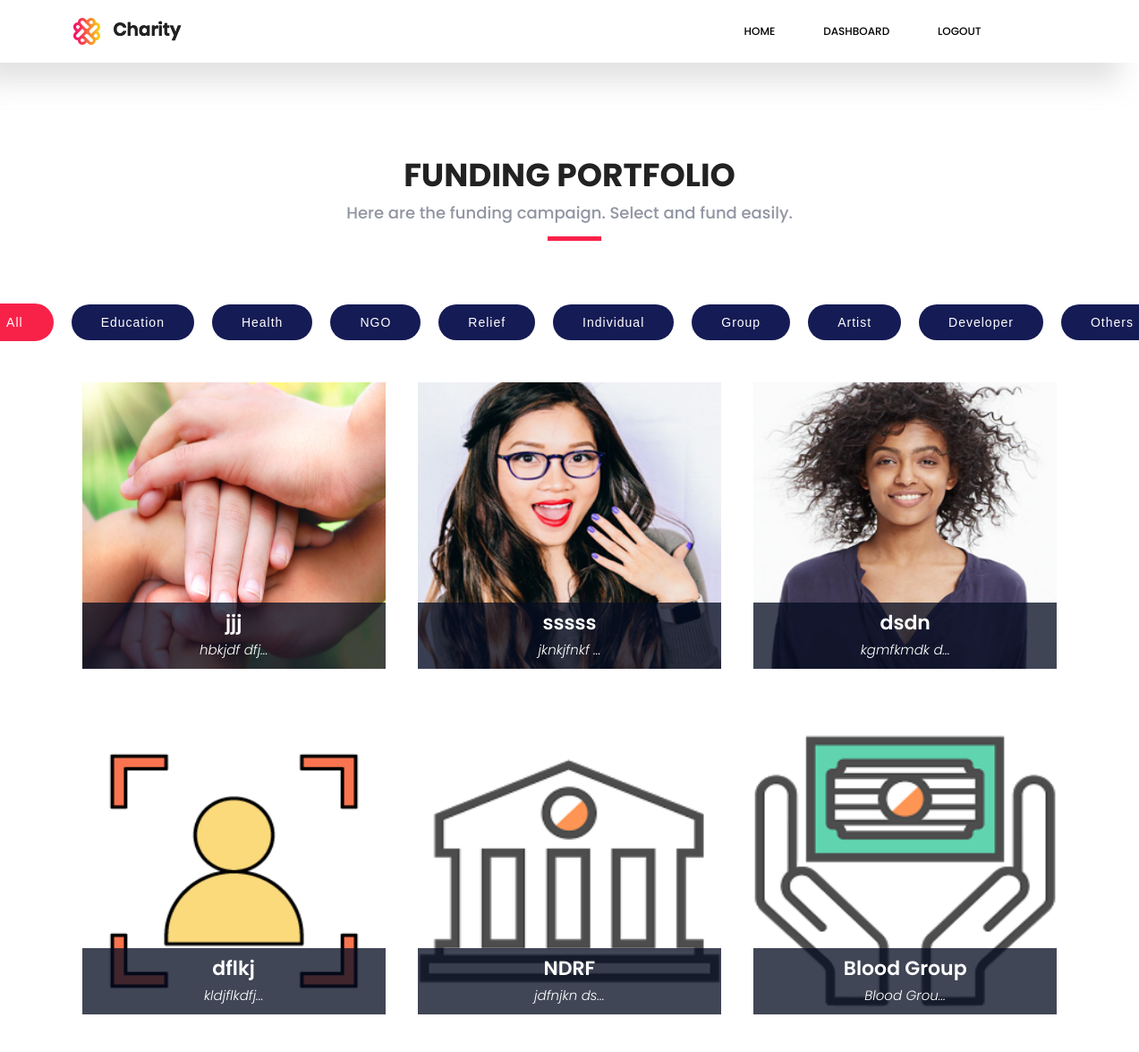
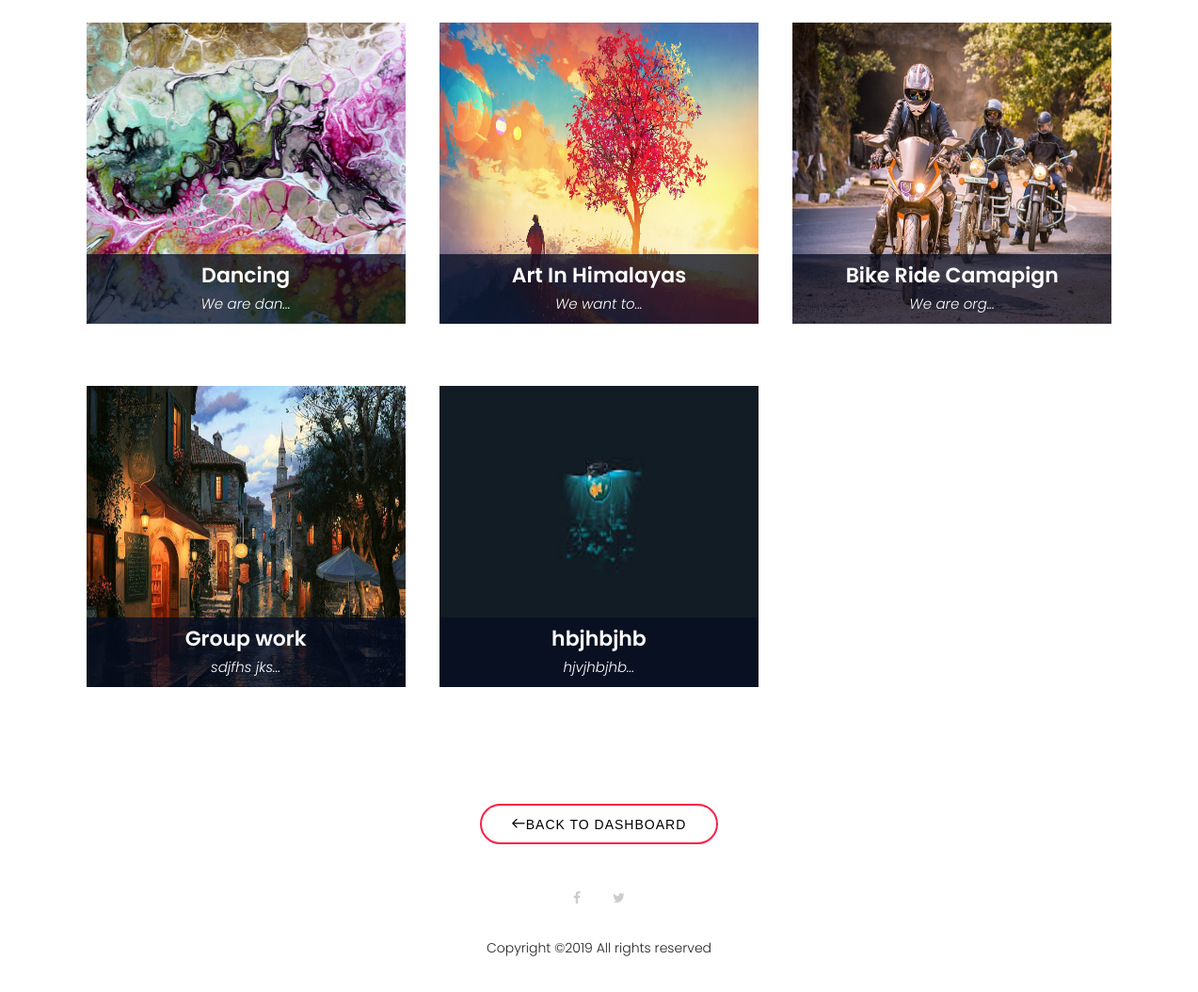
The page /categoryview.php (signed in) on the database its author committed (2 pictures, top to bottom).
### tables this page shows
CREATE TABLE `requestfund` (
  `id` int(11) NOT NULL,
  `username` varchar(233) NOT NULL,
  `cat` varchar(50) NOT NULL,
  `title` varchar(60) NOT NULL,
  `description` varchar(500) NOT NULL,
  `amount` varchar(30) NOT NULL,
  `phone` varchar(20) NOT NULL,
  `amount_credited` int(10) NOT NULL DEFAULT '0',
  `image` longblob NOT NULL
);

### categoryview.php (the view, shortened to what this page needs)
<?php
require('include/db.php');
include("include/auth.php");  ?>
<?php include "include/header.php";   ?>
<?php include "include/navigation.php"; ?>
</head>
<br><br>
<section id="speakers" class="wow fadeInUp">
      <div class="container">
        <div class="section-header">
          <h2>Funding Portfolio</h2>
          <p>Here are the funding campaign. Select and fund easily.</p>
        </div>
<div id="myBtnContainer" style="display: flex;align-items: center;justify-content: center;">
  <button class="btn active"  onclick="filterSelection('all')">All </button>
      <button class="btn" onclick="filterSelection('Education')"> Education</button>
      <button class="btn" onclick="filterSelection('Health')"> Health</button>
      <button class="btn" onclick="filterSelection('NGO')"> NGO</button>
      <button class="btn" onclick="filterSelection('Relief')"> Relief</button>
      <button class="btn" onclick="filterSelection('Individual')"> Individual</button>
      <button class="btn" onclick="filterSelection('Group')"> Group</button>
      <button class="btn" onclick="filterSelection('Artist')"> Artist</button>
      <button class="btn" onclick="filterSelection('Developer')"> Developer</button>
      <button class="btn" onclick="filterSelection('Others')"> Others</button>
</div>
<div class="row">
  <?php
$query= "SELECT * FROM requestfund";
$result= mysqli_query($con,$query);
if( mysqli_num_rows( $result )==0 ){
  echo '<tr><td colspan="4">No Funding Request</td></tr>';
}else{
  while( $row = mysqli_fetch_assoc( $result ) ){
    $name=$row['title'];
    $des=substr($row['description'],0,10);
    $cat=$row['cat'];
    $img=$row['image'];
?>
  <div class="column <?php echo $cat?>">
    <div class="content">
      <div class="speaker">
    <img src="images/<?php echo $img?>" alt="Lights" style="width:340px; height: 320px;" class="img-fluid">
      <div class="details">
      <h3><?php echo $name?></h3>
      <p><?php echo $des?>...</p>
    </div>
    </div>
  </div>
</div>
<?php }}?>
</div>
</section>
 <div class="row justify-content-center align-items-center">
        <div class="col-auto align-self-center">
            <a class="about-btn scrollto text-uppercase" role="button" href="afterlogin.php"><span class="lnr lnr-arrow-left"></span>Back to Dashboard</a></div>
    </div>
<?php   include "include/footer.php"; ?>

### include/header.php (shortened to what this page needs)
<!DOCTYPE html>
	<html lang="zxx" class="no-js">
	<head>
			<link rel="stylesheet" href="css/linearicons.css">
			<link rel="stylesheet" href="css/font-awesome.min.css">
			<link rel="stylesheet" href="css/magnific-popup.css">
			<link rel="stylesheet" href="css/nice-select.css">
			<link rel="stylesheet" href="https://code.jquery.com/ui/1.12.1/themes/base/jquery-ui.css">
			<link rel="stylesheet" href="css/bootstrap.css">
			<link rel="stylesheet" href="css/main.css">
		</head>
		<body>

### include/navigation.php
<header class="default-header" id="header">
				<div class="container">
					<div class="header-wrap">
						<div class="header-top d-flex justify-content-between align-items-center">
							<div class="logo">
								<a href="#home"><img src="img/logo.png" alt=""></a>
							</div>
							<div class="main-menubar d-flex align-items-center" id="nav-menu-container">
								<nav>
									<a href="afterloginindex.php">Home</a>
									<a href="afterlogin.php">Dashboard</a>
									<?php if(isset($_SESSION['logged_in']) && $_SESSION['logged_in']) {?>
        								<a href="logout.php">Logout</a>
     								<?php } else { ?>
        								<a href="login.php">Login</a>
      								<?php } ?>
								</nav>
							</div>
						</div>
					</div>
				</div>
			</header>

### include/footer.php (shortened to what this page needs)
<footer class="footer-area mt-20">
				<div class="container">
					<div class="row d-flex flex-column justify-content-center">
						<div class="footer-social">
							<a href="#"><i class="fa fa-facebook"></i></a>
							<a href="#"><i class="fa fa-twitter"></i></a>
						</div>
						<p class="footer-text m-0">
							Copyright &copy;<script>document.write(new Date().getFullYear());</script> All rights reserved
						</p>
					</div>
				</div>
			</footer>
		</body>
	</html>

### css/main.css (style rules this page uses)
body { color:#777;font-family:"Poppins",sans-serif;font-size:14px;font-weight:300;line-height:1.625em;position:relative }
a { -webkit-transition:all 0.3s ease 0s;-moz-transition:all 0.3s ease 0s;-o-transition:all 0.3s ease 0s;transition:all 0.3s ease 0s }
a,a:focus,a:hover { text-decoration:none;outline:0 }
h1,h2,h3,h4,h5,h6 { font-family:"Poppins",sans-serif;color:#222;line-height:1.2em !important;margin-bottom:0;margin-top:0;font-weight:600 }
h2,.h2 { font-size:30px }
h3,.h3 { font-size:24px }
.mt-20 { margin-top:20px }
.flex-column { -webkit-box-direction:normal;-webkit-box-orient:vertical;-webkit-flex-direction:column;-moz-flex-direction:column;-ms-flex-direction:column;flex-direction:column }
b,i,sup,sub,u,del { color:#fcd2ff }
h2 { font-size:30px }
h3 { font-size:24px }
h1,h2,h3,h4,h5,h6 { line-height:1.5em }
body { position:relative }
.default-header { padding:5px 0;position:absolute;top:0;left:0;width:100%;z-index:9 }
.main-menubar { position:relative }
nav { margin-right:70px;-webkit-transition:all 0.3s ease 0s;-moz-transition:all 0.3s ease 0s;-o-transition:all 0.3s ease 0s;transition:all 0.3s ease 0s;transform-origin:100% 50% }
nav a { color:#000;font-size:12px;font-weight:500;text-transform:uppercase;margin:0 25px;display:inline-block }
.lnr { font-weight:700 }
.default-header { background-color:#fff;padding:20px 0;width:100% !important;box-shadow:-21.213px 21.213px 30px 0px rgba(158,158,158,0.3) }
.footer-area { background-color:#fff;color:#222;text-align:center }
.footer-social { padding-bottom:30px }
.footer-social a { padding:15px }
.footer-social a i { color:#ccc;-webkit-transition:all 0.3s ease 0s;-moz-transition:all 0.3s ease 0s;-o-transition:all 0.3s ease 0s;transition:all 0.3s ease 0s }
#speakers { padding: 60px 0 30px 0; }
#speakers .speaker { position: relative; overflow: hidden; margin-bottom: 30px; }
#speakers .speaker .details { background: rgba(6, 12, 34, 0.76); position: absolute; left: 0; bottom: -30px; right: 0; text-align: center; padding-top: 10px; transition: all 300ms cubic-bezier(0.645, 0.045, 0.355, 1); }
#speakers .speaker .details h3 { color: #fff; font-size: 22px; font-weight: 600; margin-bottom: 5px; }
#speakers .speaker .details p { color: #fff; font-size: 15px; margin-bottom: 10px; font-style: italic; }
.section-header { margin-bottom: 60px; position: relative; padding-bottom: 20px; }
.section-header::before { content: ''; position: absolute; display: block; width: 60px; height: 5px; background: #f82249; bottom: 0; left: calc(50% - 25px); }
.section-header h2 { font-size: 36px; text-transform: uppercase; text-align: center; font-weight: 700; margin-bottom: 10px; }
.section-header p { text-align: center; padding: 0; margin: 0; font-size: 18px; font-weight: 500; color: #9195a2; }
.about-btn { font-family: "Raleway", sans-serif; font-weight: 500; font-size: 14px; letter-spacing: 1px; display: inline-block; padding: 12px 32px; border-radius: 50px; transition: 0.5s; line-height: 1; margin: 10px; color: black; -webkit-animation-delay: 0.8s; animation-delay: 0.8s; border: 2px solid #f82249; }
.fadeInUp { animation-name:fadeInUp }

### categoryview.php (style rules this page uses)
* { box-sizing: border-box; }
body { padding: 20px; }
.row { margin: 10px -16px; }
.row, .row > .column { padding: 8px; }
.column { float: left; width: 33.33%; display: none; }
.row:after { content: ""; display: table; clear: both; }
.content { background-color: white; padding: 10px; }
.show { display: block; }
.btn { font-family: "Raleway", sans-serif; font-weight: 500; font-size: 14px; letter-spacing: 1px; display: inline-block; padding: 12px 32px; border-radius: 50px; transition: 0.5s; line-height: 1; margin: 10px; color: white; -webkit-animation-delay: 0.8s; animation-delay: 0.8s; cursor: pointer; background-color: #151B54; }
.btn.active { background-color: #f82249; color: white; border: 2px solid #f82249; }

### rows shown on the page
requestfund: image (picture), title "jjj", description "hbkjdf dfj"
requestfund: image (picture), title "sssss", description "jknkjfnkf"
requestfund: image (picture), title "dsdn", description "kgmfkmdk d"
requestfund: image (picture), title "dflkj", description "kldjflkdfj"
requestfund: image (picture), title "NDRF", description "jdfnjkn ds"
requestfund: image (picture), title "Blood Group", description "Blood Grou"
requestfund: image (picture), title "Dancing", description "We are dan"
requestfund: image (picture), title "Art In Himalayas", description "We want to"
requestfund: image (picture), title "Bike Ride Camapign", description "We are org"
requestfund: image (picture), title "Group work", description "sdjfhs jks"
requestfund: image (picture), title "hbjhbjhb", description "hjvjhbjhb"
